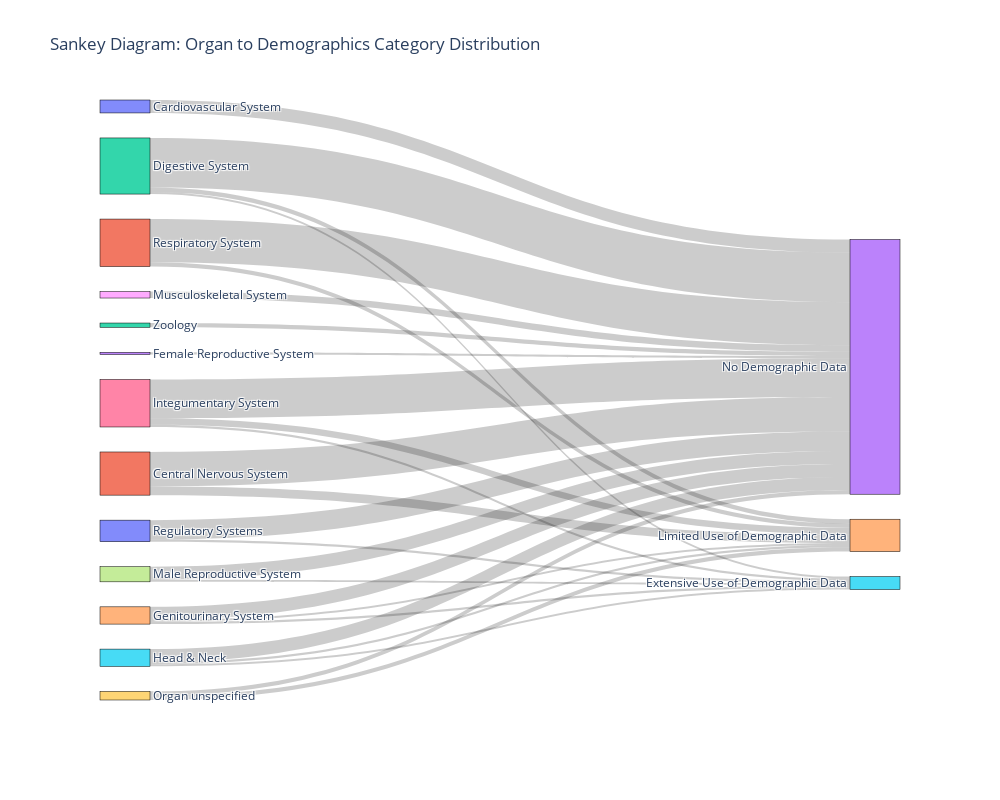
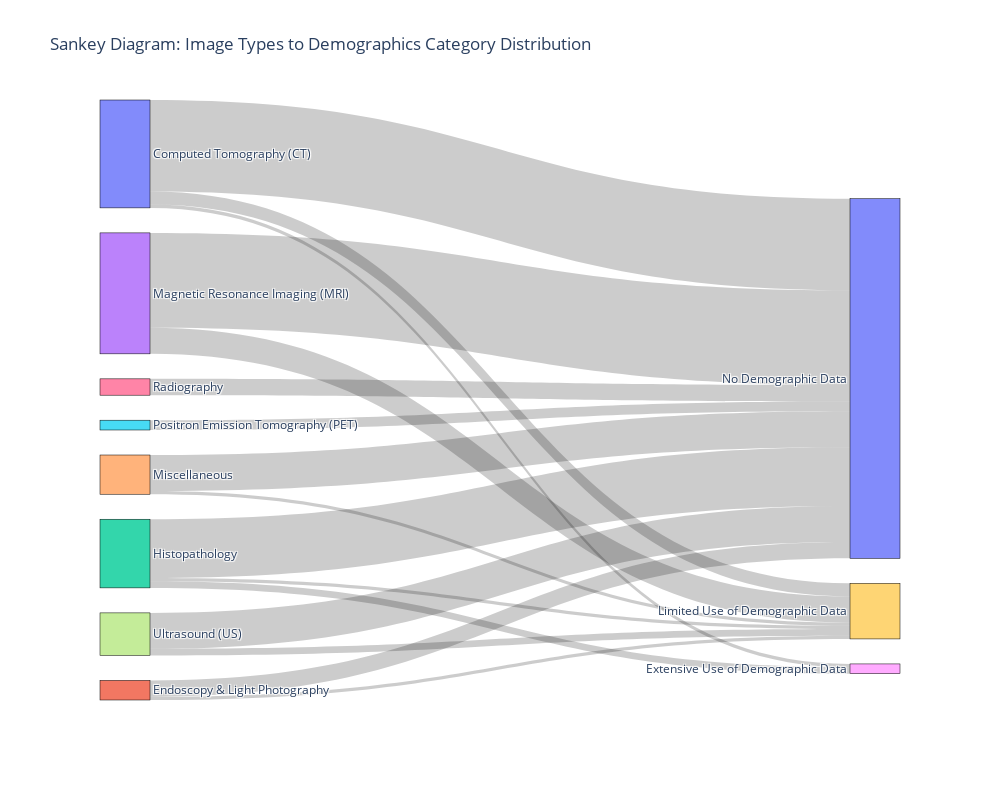

Notebook cell for these charts, in order:
### Code cell
# Sankey diagram for image types to demographics category distribution
fig = prepare_and_plot_sankey_organs(filename)
fig.show()


# Sankey diagram for image category distribution
fig = prepare_and_plot_sankey_images(filename)
fig.show()


# Sankey diagram for dataset disclosure to demographics category distribution
fig = prepare_and_plot_sankey_dataset_disclosure(filename)
fig.show()

# Sankey diagram for dataset status to demographics category distribution
prepare_and_plot_sankey_dataset_status(filename)
fig.show()


# Sankey diagram for detailed demographic flows: demographics, to location types to organ category
fig = prepare_and_plot_sankey_extended(filename)
fig.show()

### Figure 1 — Plotly figure (JSON) as saved in the notebook; plotly's stock layout.template omitted (floating-point values rounded to 4 significant figures)
{"data": [{"link": {"source": [0, 1, 1, 2, 2, 2, 3, 4, 4, 4, 5, 5, 5, 6, 6, 6, 7, 7, 8, 9, 9, 10, 10, 11, 11, 12], "target": [13, 14, 13, 15, 14, 13, 13, 15, 14, 13, 15, 14, 13, 15, 14, 13, 15, 13, 13, 14, 13, 15, 13, 14, 13, 13], "value": [6, 4, 16, 1, 2, 23, 1, 1, 1, 6, 1, 1, 6, 1, 3, 18, 1, 6, 3, 2, 2, 1, 9, 2, 20, 2]}, "node": {"label": ["Cardiovascular System", "Central Nervous System", "Digestive System", "Female Reproductive System", "Genitourinary System", "Head & Neck", "Integumentary System", "Male Reproductive System", "Musculoskeletal System", "Organ unspecified", "Regulatory Systems", "Respiratory System", "Zoology", "No Demographic Data", "Limited Use of Demographic Data", "Extensive Use of Demographic Data"], "line": {"color": "black", "width": 0.5}, "pad": 25, "thickness": 50}, "type": "sankey"}], "layout": {"autosize": false, "font": {"size": 12}, "height": 800, "hoverlabel": {"bgcolor": "white", "bordercolor": "black", "font": {"color": "black", "family": "Arial", "size": 12}}, "hovermode": "x", "margin": {"b": 100, "l": 100, "r": 100, "t": 100}, "plot_bgcolor": "rgba(0,0,0,0)", "title": {"text": "Sankey Diagram: Organ to Demographics Category Distribution"}, "width": 1000}}

### Figure 2 — Plotly figure (JSON) as saved in the notebook; plotly's stock layout.template omitted (floating-point values rounded to 4 significant figures)
{"data": [{"link": {"source": [0, 0, 0, 1, 1, 2, 2, 2, 3, 3, 4, 4, 5, 6, 7, 7], "target": [8, 9, 10, 9, 10, 8, 9, 10, 9, 10, 9, 10, 10, 10, 9, 10], "value": [1, 4, 28, 1, 5, 2, 1, 18, 8, 29, 1, 11, 3, 5, 2, 11]}, "node": {"label": ["Computed Tomography (CT)", "Endoscopy & Light Photography", "Histopathology", "Magnetic Resonance Imaging (MRI)", "Miscellaneous", "Positron Emission Tomography (PET)", "Radiography", "Ultrasound (US)", "Extensive Use of Demographic Data", "Limited Use of Demographic Data", "No Demographic Data"], "line": {"color": "black", "width": 0.5}, "pad": 25, "thickness": 50}, "type": "sankey"}], "layout": {"autosize": false, "font": {"size": 12}, "height": 800, "hoverlabel": {"bgcolor": "white", "bordercolor": "black", "font": {"color": "black", "family": "Arial", "size": 12}}, "hovermode": "x", "margin": {"b": 100, "l": 100, "r": 100, "t": 100}, "plot_bgcolor": "rgba(0,0,0,0)", "title": {"text": "Sankey Diagram: Image Types to Demographics Category Distribution"}, "width": 1000}}
